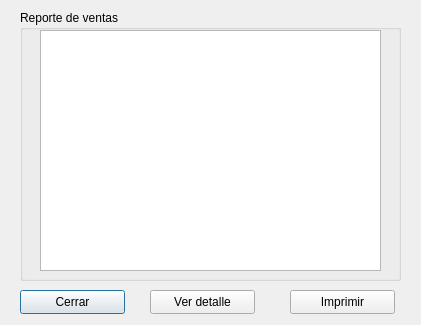
<?xml version="1.0" encoding="UTF-8"?>
<ui version="4.0">
 <class>rventas</class>
 <widget class="QDialog" name="rventas">
  <property name="geometry">
   <rect>
    <x>0</x>
    <y>0</y>
    <width>421</width>
    <height>325</height>
   </rect>
  </property>
  <property name="windowTitle">
   <string>Reporte de Ventas</string>
  </property>
  <widget class="QGroupBox" name="groupBox">
   <property name="geometry">
    <rect>
     <x>20</x>
     <y>10</y>
     <width>381</width>
     <height>271</height>
    </rect>
   </property>
   <property name="title">
    <string>Reporte de ventas</string>
   </property>
   <widget class="QTableView" name="lista">
    <property name="geometry">
     <rect>
      <x>20</x>
      <y>20</y>
      <width>341</width>
      <height>241</height>
     </rect>
    </property>
   </widget>
  </widget>
  <widget class="QPushButton" name="cerrar">
   <property name="geometry">
    <rect>
     <x>20</x>
     <y>290</y>
     <width>105</width>
     <height>24</height>
    </rect>
   </property>
   <property name="text">
    <string>Cerrar</string>
   </property>
   <property name="icon">
    <iconset resource="pandasoft.qrc">
     <normaloff>:/images/dialog-close.png</normaloff>:/images/dialog-close.png</iconset>
   </property>
  </widget>
  <widget class="QPushButton" name="print">
   <property name="geometry">
    <rect>
     <x>290</x>
     <y>290</y>
     <width>105</width>
     <height>24</height>
    </rect>
   </property>
   <property name="text">
    <string>Imprimir</string>
   </property>
   <property name="icon">
    <iconset resource="pandasoft.qrc">
     <normaloff>:/images/document-print-preview.png</normaloff>:/images/document-print-preview.png</iconset>
   </property>
  </widget>
  <widget class="QPushButton" name="pushButton">
   <property name="geometry">
    <rect>
     <x>150</x>
     <y>290</y>
     <width>105</width>
     <height>24</height>
    </rect>
   </property>
   <property name="text">
    <string>Ver detalle</string>
   </property>
   <property name="icon">
    <iconset resource="pandasoft.qrc">
     <normaloff>:/images/view-list-details.png</normaloff>:/images/view-list-details.png</iconset>
   </property>
  </widget>
 </widget>
 <tabstops>
  <tabstop>lista</tabstop>
  <tabstop>cerrar</tabstop>
  <tabstop>pushButton</tabstop>
  <tabstop>print</tabstop>
 </tabstops>
 <resources>
  <include location="pandasoft.qrc"/>
 </resources>
 <connections>
  <connection>
   <sender>cerrar</sender>
   <signal>clicked()</signal>
   <receiver>rventas</receiver>
   <slot>reject()</slot>
   <hints>
    <hint type="sourcelabel">
     <x>58</x>
     <y>301</y>
    </hint>
    <hint type="destinationlabel">
     <x>5</x>
     <y>302</y>
    </hint>
   </hints>
  </connection>
 </connections>
</ui>
